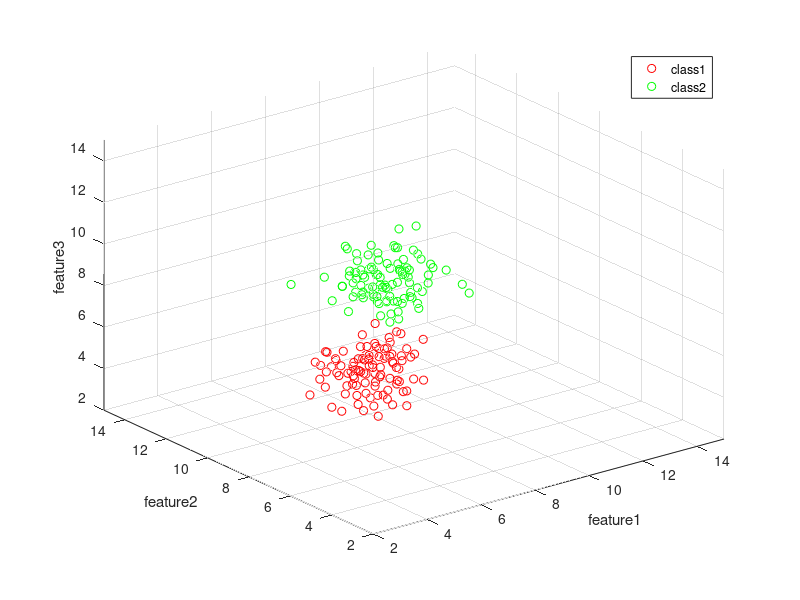

The MATLAB script that drew this image: (Note: this script raises an error after producing the figure.)
%% Generating Data
close all;
clear,clc;
% Generating Class1
class1(:,1)=5+0.8*randn(100,1);
class1(:,2)=6+0.8*randn(100,1);
class1(:,3)=7+0.8*randn(100,1);

% Generating Class2
class2(:,1)=7.5+0.8*randn(100,1);
class2(:,2)=8.5+0.8*randn(100,1);
class2(:,3)=9.5+0.8*randn(100,1);

%Plot
figure(1);
scatter3(class1(:,1),class1(:,2),class1(:,3),'r');
xlabel('feature1'); ylabel('feature2'); zlabel('feature3');
axis([2 15 2 15 2 15])
hold on;
scatter3(class2(:,1),class2(:,2),class2(:,3),'g');
legend('class1','class2');
%% Getting a model
learning_rate=1;
initial_guess=[0 0 0 0];
[model_On,times_ON]=On_Line_Perceptron(class1,class2,learning_rate,initial_guess);
[model_Batch,times_Batch]=Batch_Perceptron(class1,class2,learning_rate,initial_guess);
[model_LS]=Least_Square(class1,class2);

%% Testing Step
% Generate testing data for class1
test1(:,1)=5+0.8*randn(100,1);
test1(:,2)=6+0.8*randn(100,1);
test1(:,3)=7+0.8*randn(100,1);
% Generate testing data for class2
test2(:,1)=7.5+0.8*randn(100,1);
test2(:,2)=8.5+0.8*randn(100,1);
test2(:,3)=9.5+0.8*randn(100,1);

mis_On=TestofModel(test1,test2,model_On);
mis_Batch=TestofModel(test1,test2,model_Batch);
mis_LS=TestofModel(test1,test2,model_LS);

%% Draw the decision Boundary
%On-Line Perceptron
figure(2);
scatter3(test1(:,1),test1(:,2),test1(:,3),'r');
title('Decision Boundary of On-line Perceptron')
xlabel('feature1'); ylabel('feature2'); zlabel('feature3');
axis([2 15 2 15 2 15])
hold on;
scatter3(test2(:,1),test2(:,2),test2(:,3),'g');
legend('class1','class2');

x=2:0.1:15;
[X,Y] = meshgrid(x);
Z=(-model_On(4)-model_On(1)*X-model_On(2)*Y)/model_On(3);
surf(X,Y,Z);

%Batch Perceptron
figure(3);
scatter3(test1(:,1),test1(:,2),test1(:,3),'r');
title('Decision Boundary of Batch Perceptron')
xlabel('feature1'); ylabel('feature2'); zlabel('feature3');
axis([2 15 2 15 2 15])
hold on;
scatter3(test2(:,1),test2(:,2),test2(:,3),'g');
legend('class1','class2');

x=2:0.1:15;
[X,Y] = meshgrid(x);
Z=(-model_Batch(4)-model_Batch(1)*X-model_Batch(2)*Y)/model_Batch(3);
surf(X,Y,Z);

%Least Square
figure(4);
scatter3(test1(:,1),test1(:,2),test1(:,3),'r');
title('Decision Boundary of Least Square')
xlabel('feature1'); ylabel('feature2'); zlabel('feature3');
axis([2 15 2 15 2 15])
hold on;
scatter3(test2(:,1),test2(:,2),test2(:,3),'g');
legend('class1','class2');

x=2:0.1:15;
[X,Y] = meshgrid(x);
Z=(-model_LS(4)-model_LS(1)*X-model_LS(2)*Y)/model_LS(3);
surf(X,Y,Z);

